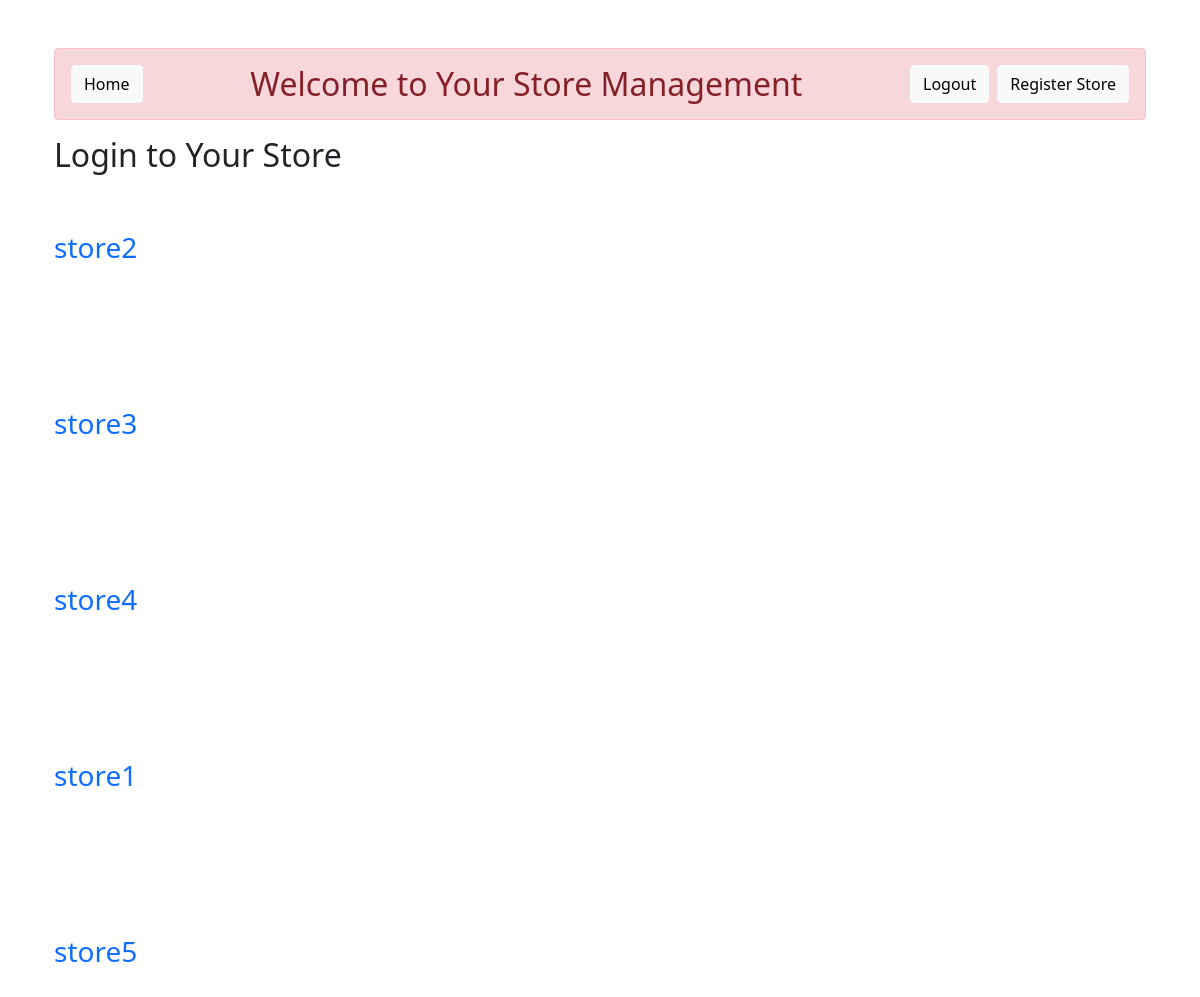
The page / on the database its author committed.
### stores/models.py (models this page shows, shortened)
class Store(models.Model):
    user = models.OneToOneField(User,on_delete=models.CASCADE)
    store_name =models.CharField(max_length=50)

### stores/views.py (the view)
# urls.py: path('', views.stores),
def stores(request):
    store_q=Store.objects.all()
    return render(request,'stores/all_stores.html',{'stores':store_q,})

### stores/templates/stores/all_stores.html (shortened to what this page needs)
{% extends "stores/base.html" %}
{% block content %}
<div class="row">
   <div class="col-sm-6 mb-5">
 <h2>Login to Your Store</h2>
</div>
   </div>
   {% for s in stores %}
      <a href="{% url "login" s.id  %}" style=" text-decoration: none;"><h3>{{s.store_name}} <h3></a><br><br><br><br>
   {% endfor%}
</div>
{% endblock content %}

### rows shown on the page
Store: store_name "store2"
Store: store_name "store3"
Store: store_name "store4"
Store: store_name "store1"
Store: store_name "store5"
